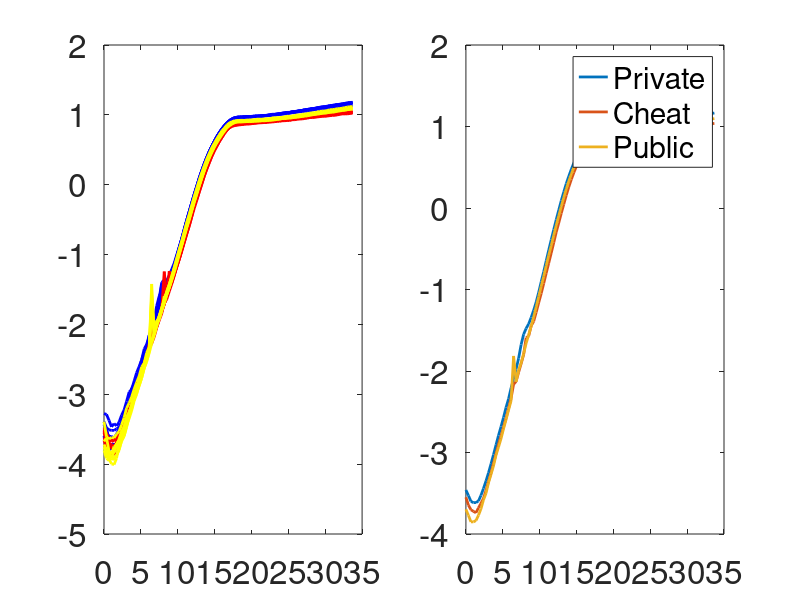
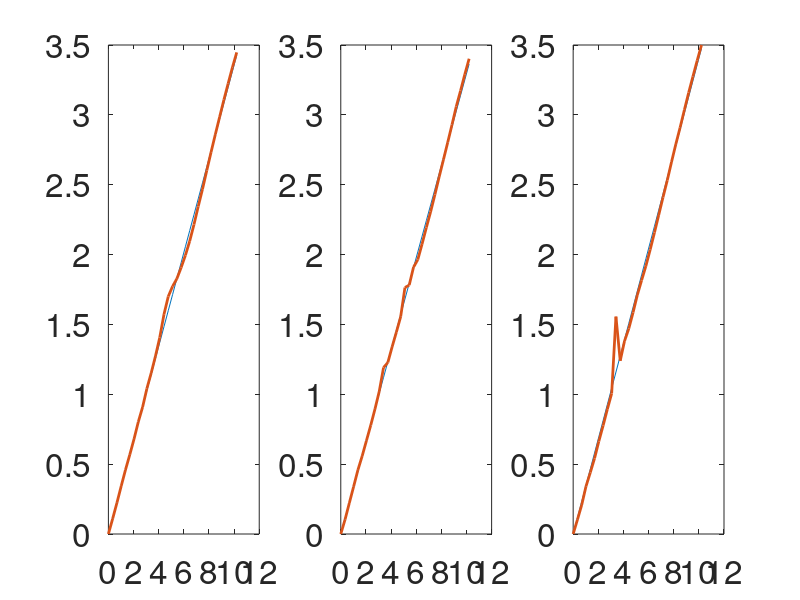

Recreate these plots in MATLAB, in order.
%% clear environment
clear;
clc;

% Sheet 1 - S288C_0410_1pct_glucose_pbprch
% Sheet 2 - S288C_0410_1pct_sucrose_pbprch
% Sheet 3 - S288C_0410_diff_sucrose_pbpr

% Sheet 4 - CENPK21C_0410_diff_sucrose_pb
% Sheet 5 - CENPK21C_0410_diff_sugar_pb
% Sheet 6 - CENPK21C_0410_diff_sucrose_pbpr
% Sheet 7 - CENPK21C_0410_dot05pct_sucrose_pbpr
% Sheet 8 - CENPK21C_0410_1pct_glucose_pbpr

%% load data
load S288C_0410_1pct_glucose_pbprch
S288C_0410_1pct_glucose_pbprch_pop_density = S288C_0410_1pct_glucose_pbprch.S288C_0410_1pct_glucose_pbprch_pop_density;
S288C_0410_1pct_glucose_pbprch_time = S288C_0410_1pct_glucose_pbprch.S288C_0410_1pct_glucose_pbprch_time;
S288C_0410_1pct_glucose_pbprch_conc_pct = S288C_0410_1pct_glucose_pbprch.S288C_0410_1pct_glucose_pbprch_conc_pct;

%% unit convert from cell/microliter to gram/liter
unit = 1e6 * 4.6e-11;

%% S288C_0410_1pct_glucose_pbprch
pop_density_gL = S288C_0410_1pct_glucose_pbprch_pop_density.*unit;
time = S288C_0410_1pct_glucose_pbprch_time;
conc_pct = S288C_0410_1pct_glucose_pbprch_conc_pct;
species = {'Private','Cheat','Public'};

%% figure 1
pop_density_gL_mean = [];
re_exp_num = 7;
species_num = 3;
color_list = ['b','r','y','m'];

figure(1)
subplot(1,2,1)
for i = 1:species_num 
    for j = re_exp_num*(i-1)+1:re_exp_num*i
        plot(time,log(pop_density_gL(j,:)),'LineWidth',2,'Color',color_list(i));
        hold on
    end
end 
set(gca,'FontSize',24)

for i = 1:species_num   
    pop_density_gL_mean_unit = zeros(1,length(pop_density_gL));
    for j = re_exp_num*(i-1)+1:re_exp_num*(i-1)+re_exp_num
        pop_density_gL_mean_unit = pop_density_gL_mean_unit + pop_density_gL(j,:);
    end
    pop_density_gL_mean = [pop_density_gL_mean;pop_density_gL_mean_unit./re_exp_num];
end
subplot(1,2,2)
for i = 1:species_num
    plot(time,log(pop_density_gL_mean(i,:)),'LineWidth',2);    
    hold on
end
legend(species,'FontSize',24)
set(gca,'FontSize',24)

%% fitting
[~,idx_start] = max(time>=3,[],2);
[~,idx_end] = max(time>=13,[],2);

% time scale
time0 = time(idx_start:idx_end)-time(idx_start);

figure(2)
for i = 1:species_num
    subplot(1,species_num,i)
    x0 = pop_density_gL_mean(i,idx_start);
    lnxtx0 = log(pop_density_gL_mean(i,idx_start:idx_end)./x0);
    p{i} = regress(lnxtx0',time0');
    y = time0.*p{i};
    plot(time0,y,time0,lnxtx0,'LineWidth',2);
    set(gca,'FontSize',24)
    disp([species{i},': ',num2str(p{i})]);
end





